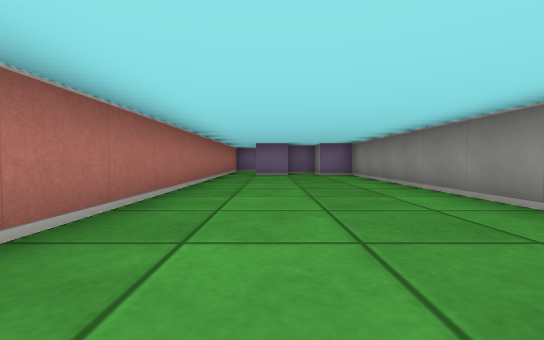
View 1 (above)

13 first-person views from a walk through a cub3D maze. The camera is about half as high as the walls, tilts 2° down and sees 90° across. The floor is counted in squares. Each view is taken from the middle of a square. On the plan, view 1 faces up. The plan holds only what a view shows up to about 9 squares ahead; the rest is blank.

View 2
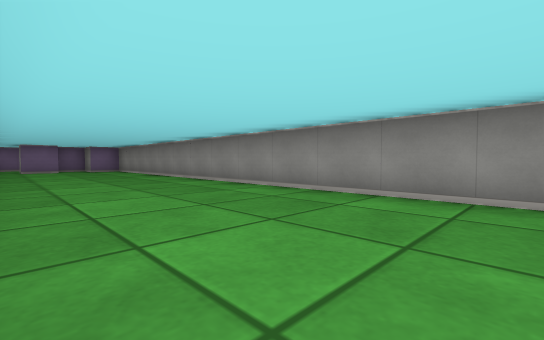

View 3
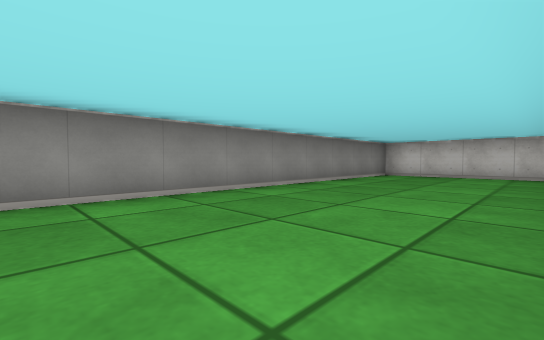

View 4
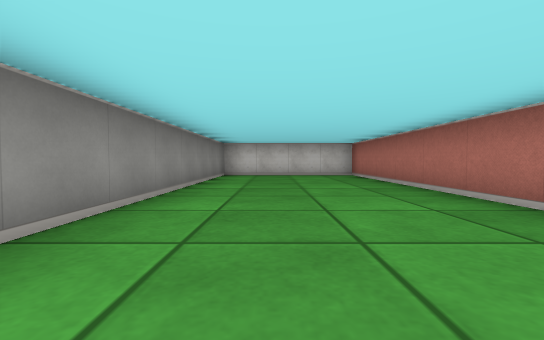

View 5
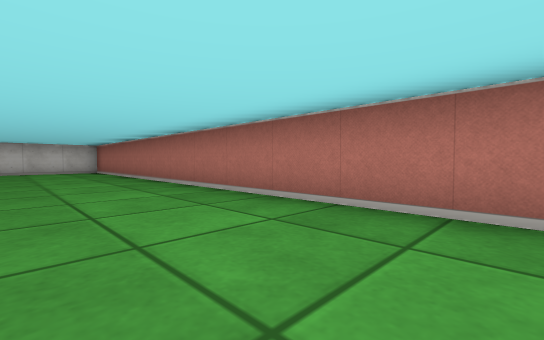

View 6
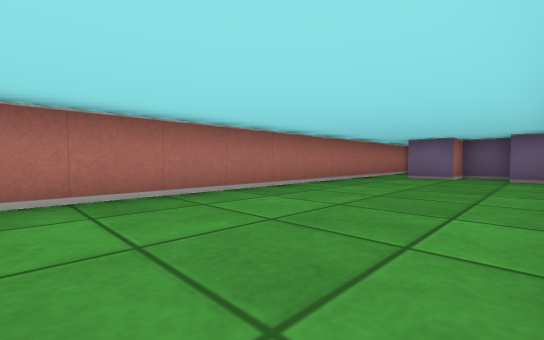

View 7
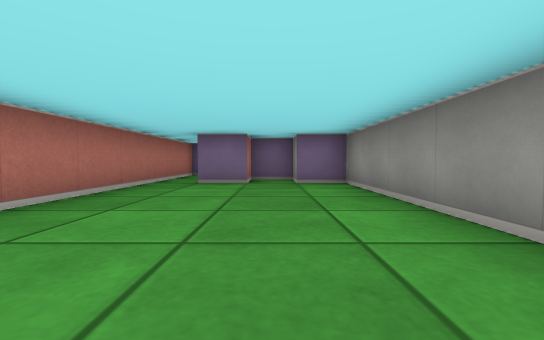

View 8
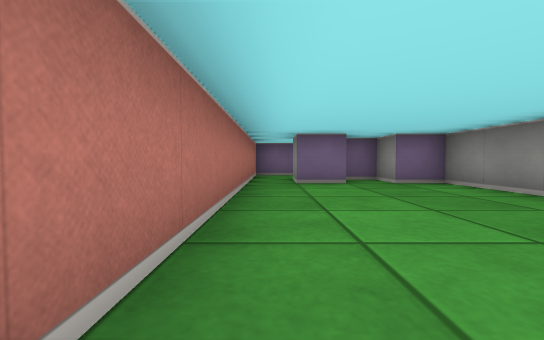

View 9
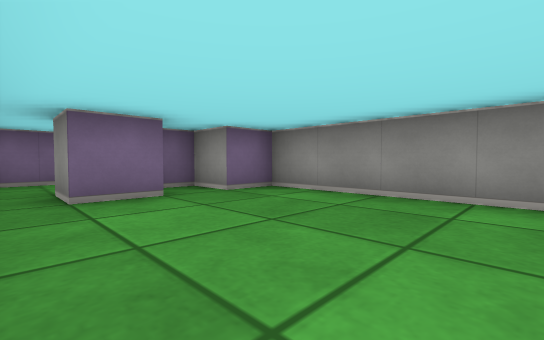

View 10
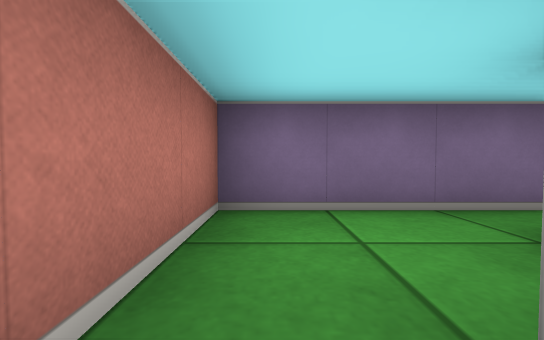

View 11
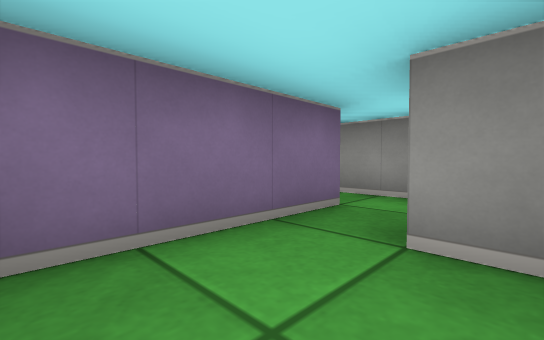

View 12
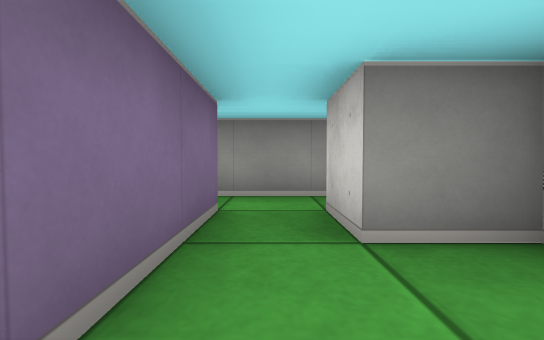

View 13
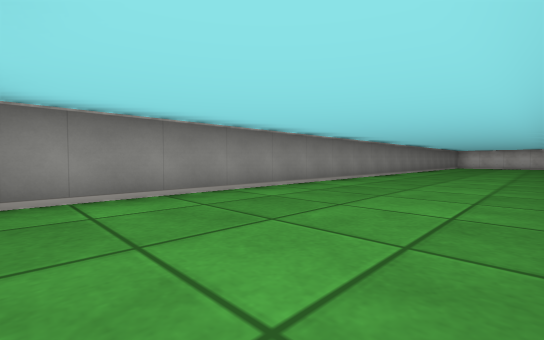

### Floor plan
Points are (right, up) in squares from view 1. A wall is a line through its corners. A room is listed if a view was taken in it or the views show most of it. See-through windows are left out.
Room 1 (views 1, 2, 3, 4, 5, 6, 7, 8, 9, 10, 13)
walls: (0.5, 8.5) (-0.5, 8.5) (-0.5, 9.5); (-1.5, 9.5) (-1.5, -10.5) (2.5, -10.5) (2.5, 8.5) (1.5, 8.5); (1.5, 9.5) (0.5, 9.5)
ways out: opening at (-1, 10) to room 2
Room 2 (views 11, 12)
walls: (0.5, 9.5) (0.5, 10.5) (1.5, 10.5); (1.6, 11.5) (-1.5, 11.5) (-1.5, 9.5); (2.5, 10.2) (2.5, 12.1)
ways out: opening at (-1, 10) to room 1; opening at (2, 12)

Positions as (right, up) in squares from view 1, and headings:
1: (0, 0), facing up
2: (-1, -4), facing up-right
3: (-1, -2), facing down-right
4: (1, -2), facing down
5: (1, 1), facing down-left
6: (2, 1), facing up-left
7: (1, 3), facing up
8: (-1, 3), facing up
9: (-1, 5), facing up-right
10: (-1, 9), facing up
11: (-1, 10), facing up-right
12: (-1, 11), facing right
13: (-1, 8), facing down-right
